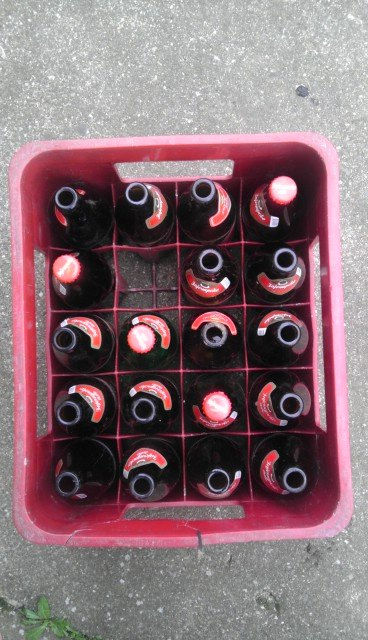
#> input picture gajba12.jpg, 368 x 640 px
$ python susan.py   (Python 2 division)
#> lines starting #> are read from the running program, lines starting #| are printed output that depends on the picture
from PIL import Image
from math import *
from numpy import random

oimg = Image.open("gajba12.jpg")
#> oimg is the input picture: PIL image 368x640 RGB; mean R, G, B 135.3, 109.7, 116.3
# oimg = Image.open("Lenna.png")
img = oimg.convert('L') # convert to greyscale
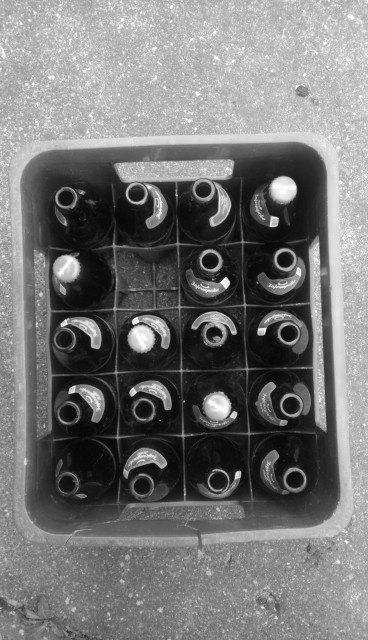
#> img: PIL image 368x640 L; min 0, max 255, mean 118.1
print("image size:", img.size)
#| image size: (368, 640)

pixels = img.load()

# pixels is an indexable object. Each index is a tuple representing the colour
# edit image using img[x,y] = int

img.show()

# Susan edge detection with 3x3 mask

def c(r, r0):
	global t
	if (abs(r - r0) > t):
		return 0
	else:
		return 1

def c2(r, r0):
	global t
	return exp(-((r-r0)/float(t))**6)

img2 = oimg.convert('L')
pixels2 = img2.load()

#for x in range(img2.size[0]):	#add noise
#	for y in range(img2.size[1]):
#		pixels2[x,y] += random.normal(0,5)
#img2.show()

t = 10 								#threshold
r = 3.4 							#mask radius
md = int(ceil(r*2)) #mask dimension

n = [[0 for x in range(img2.size[1])] for x in range(img2.size[0])]	#output
m = [[0 for x in range(md)] for x in range(md)]											#mask
mx = [[0 for x in range(img2.size[1])] for x in range(img2.size[0])]	#output
my = [[0 for x in range(img2.size[1])] for x in range(img2.size[0])]	#output
count = 0							#mask count

for x in range(md):
	for y in range(md):
		if (x-r+0.5)**2 + (y-r+0.5)**2 < r**2:
			m[x][y] = 1
			count += 1
	print m[x]

g = 3.0*count/4.0 				#geometric threshold
print g, count

for x in range(img2.size[0]):
	for y in range(img2.size[1]):
		for xr in range(md):
			for yr in range(md):
				xx = x-r+xr
				yy = y-r+yr
				if m[xr][yr] == 1 and xx>=0 and xx<img2.size[0] and yy>=0 and yy<img2.size[1]:
#> (the run stopped early here; a loop or call above may not have finished)
